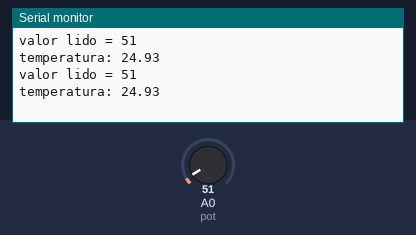
Bench run of a sketch on a simulated Arduino Uno, built with avr-gcc and run on an emulated ATmega328P. Shown: the last lines printed to the serial monitor. The inputs (shaded band) are chosen by the test bench; at power-on: A0 (pot) = 51.

Above: at 2.8 s.
2.9 s: A0 (pot) set to 61
At 5.2 s:
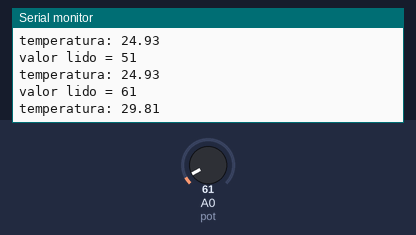
5.6 s: A0 (pot) set to 71
At 6.8 s:
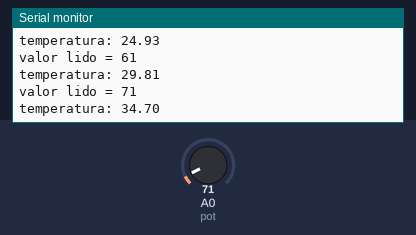
Timing chart, 0 to 8.6 s (numbered marks = the images above; inputs shaded):
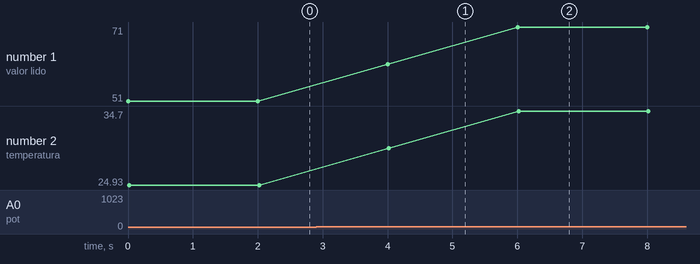

The sketch:

potenciometro-temperatura-analog.ino
```cpp
const int pot = A0;     // lm35 = 10mV/C    =>  20 = 200mV     200/5 = 40
void setup() {
   Serial.begin(9600);
}

void loop() {

 int ad = analogRead(pot);
 Serial.print("valor lido = " );
 Serial.println(ad);


 float temperatura = (float((ad)) * 5/(1023))/0.01;    // ACS712 185mV/A => 0.185
 Serial.print("temperatura: " );
 Serial.println(temperatura);
 delay(2000);

}
```

Measured:
- after the input at 2.9 s, the serial monitor: prints a new line after 1.1 s (image 1)
- after the input at 5.6 s, the serial monitor: prints a new line after 0.40 s (image 2)
- plotted number 1: 51 → 61 after the input at 2.9 s, 61 → 71 after the input at 5.6 s
- plotted number 2: 24.93 → 29.81 after the input at 2.9 s, 29.81 → 34.7 after the input at 5.6 s
